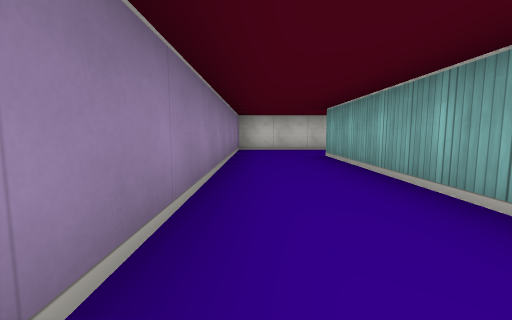
view 1 (above)

12 first-person views from a walk through a cub3D level. The camera is about half as high as the walls, tilts 6° down and sees 90° across. The floor is counted in squares. Each view is taken from the middle of a square. On the plan, view 1 faces up. The plan holds only what a view shows up to about 9 squares ahead; the rest is blank.

view 2
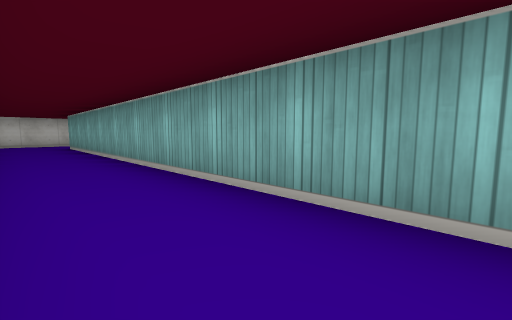

view 3
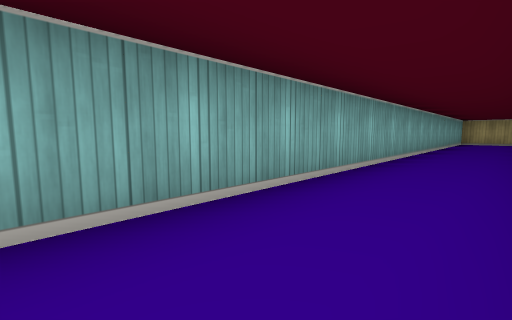

view 4
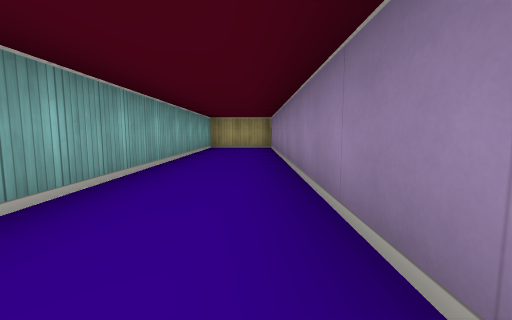

view 5
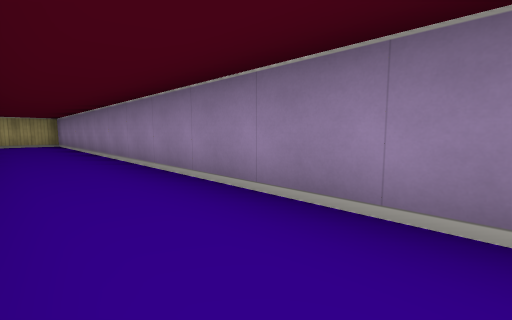

view 6
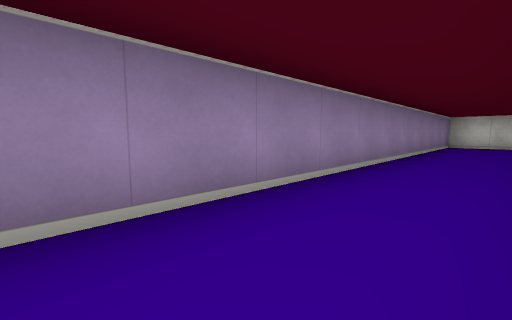

view 7
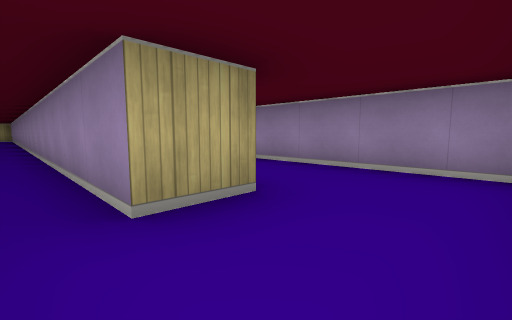

view 8
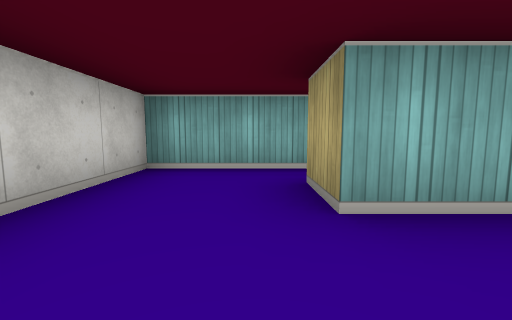

view 9
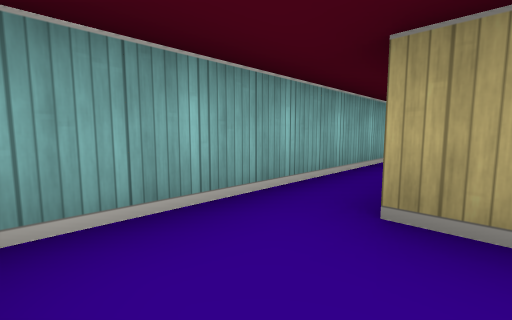

view 10
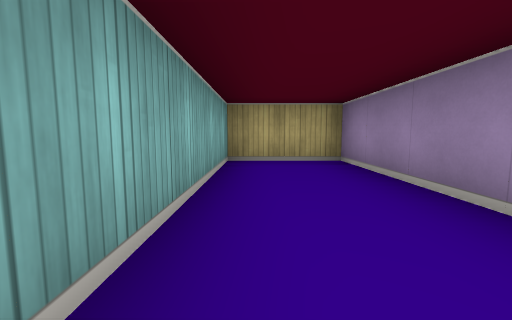

view 11
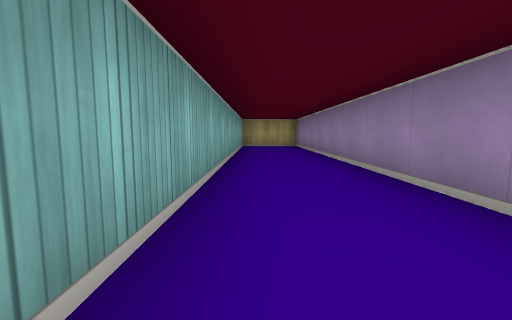

view 12
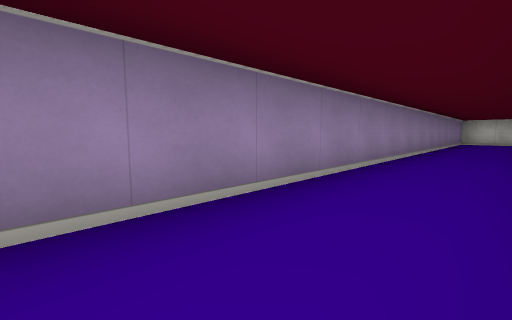

### Floor plan
Points are (right, up) in squares from view 1. A wall is a line through its corners. A room is listed if a view was taken in it or the views show most of it. See-through windows are left out.
Room 1 (views 1, 2, 3, 4, 5, 6, 8, 10, 11, 12)
walls: (1.5, 7.5) (-0.5, 7.5) (-0.5, -14.5) (1.5, -14.5) (1.5, 5.5)
ways out: opening at (2, 6.5) to room 2
Room 2 (views 7, 9)
walls: (3.5, 2.4) (3.5, 7.5) (1.5, 7.5); (1.5, 5.5) (2.5, 5.5) (2.5, -5.2)
ways out: opening at (2, 6.5) to room 1

Positions as (right, up) in squares from view 1, and headings:
1: (0, 0), facing up
2: (0, -4), facing up-right
3: (0, -1), facing down-right
4: (0, -6), facing down
5: (1, -3), facing down-left
6: (1, -3), facing up-left
7: (3, 7), facing down-left
8: (0, 6), facing right
9: (2, 7), facing down-right
10: (1, -10), facing down
11: (1, -5), facing down
12: (1, -6), facing up-left
